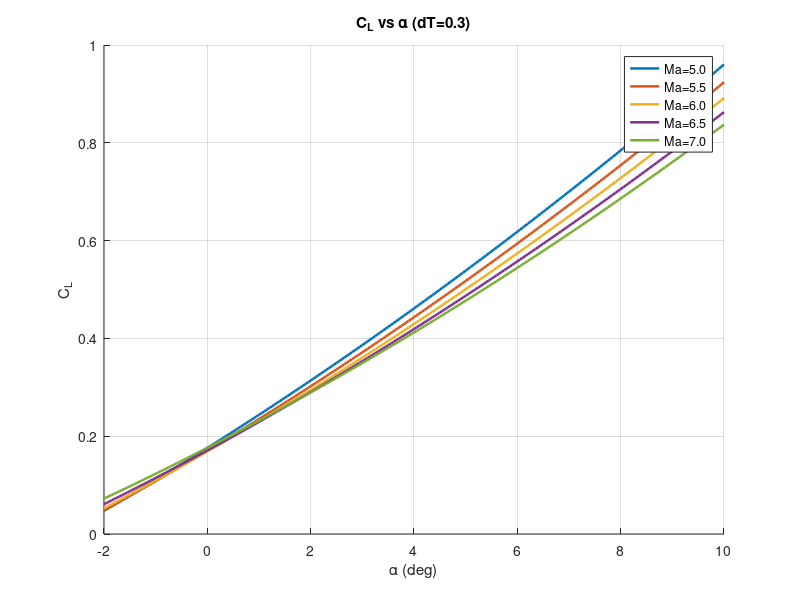
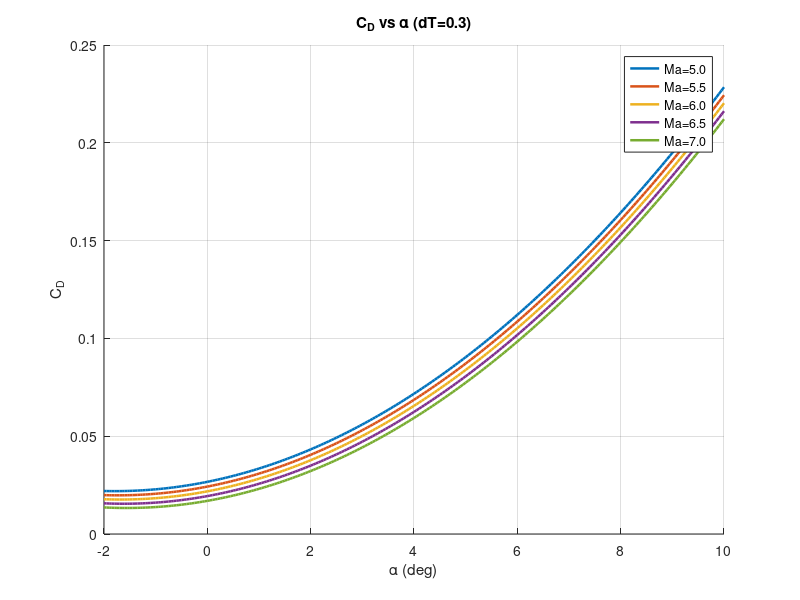
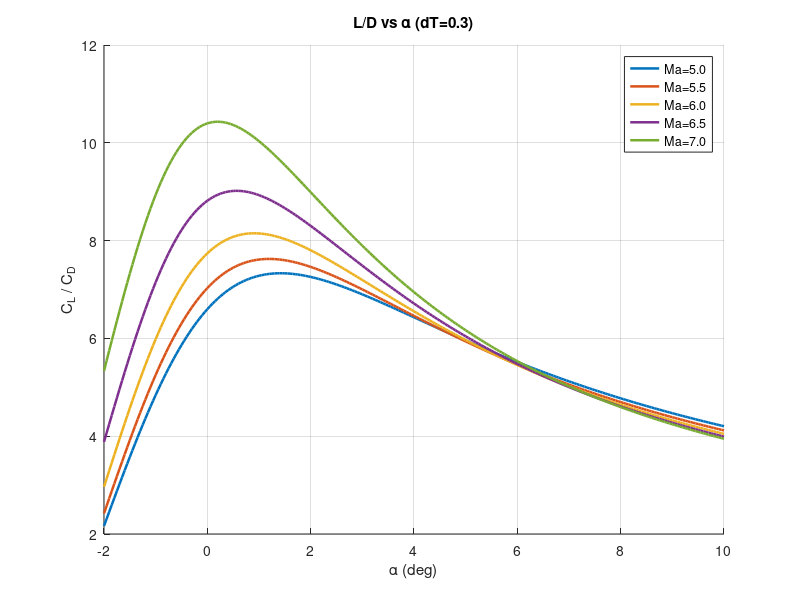
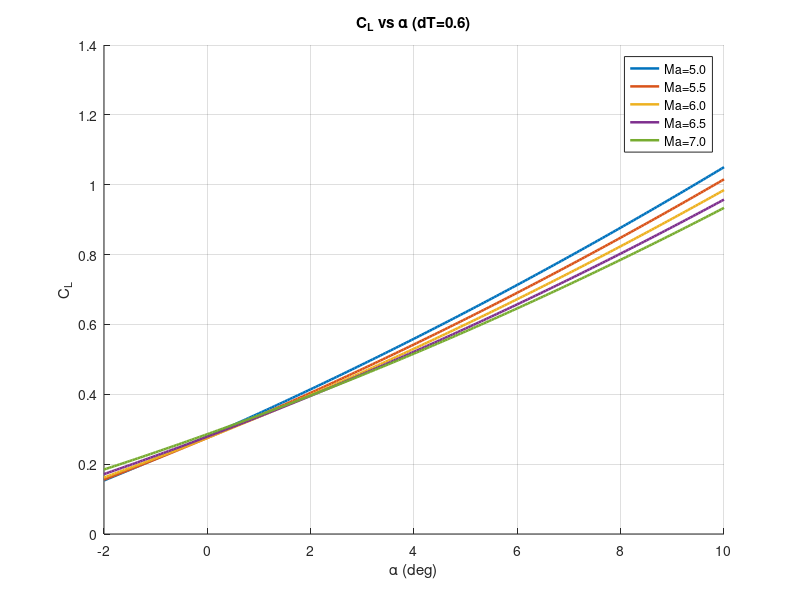

Write MATLAB code to recreate these figures, in order.
%% CL / CD / L-D / CT vs alpha
clear; clc; close all;

Ma_list = [5 5.5 6 6.5 7];
dT_list = [0.3 0.6 0.8];

adeg = (-2:0.05:10)';   % deg
alpha_label = '\alpha (deg)';

C = lines(numel(Ma_list));
legtxt = arrayfun(@(m) sprintf('Ma=%.1f', m), Ma_list, 'UniformOutput', false);

% ---- Store results for all dT: (alpha, Ma, dT) ----
CL_all = zeros(numel(adeg), numel(Ma_list), numel(dT_list));
CD_all = zeros(numel(adeg), numel(Ma_list), numel(dT_list));
LD_all = zeros(numel(adeg), numel(Ma_list), numel(dT_list));

for k = 1:numel(dT_list)
    dT = dT_list(k);

    for i = 1:numel(Ma_list)
        Ma = Ma_list(i);

        % CLa(Ma, alpha)
        CLa = 0.1498 ...
            - 0.02751 * Ma ...
            + 0.07235 * adeg ...
            - 0.003368 * adeg * Ma ...
            + 0.002343 * Ma.^2 ...
            + 0.001185 * adeg.^2;

        % C_Le = C_Le(Ma, alpha, delta_T)
        CLe = 0.7215 ...
            + 0.02635  * adeg ...
            + 0.1147   * Ma ...
            - 0.002795 * Ma * adeg ...
            - 0.5782   * sqrt(Ma) ...
            + 0.2894   * dT ...
            - 0.004363 * adeg * dT ...
            + 0.01083  * Ma * dT;

        % CDa(Ma, alpha)
        CDa = 0.05099 ...
            - 0.004863 * Ma ...
            + 0.002967 * adeg ...
            + 0.001364 * adeg.^2;

        % C_De = C_De(Ma, alpha, delta_T)
        CDe = 0.002339 * adeg ...
            + 0.00012182 * adeg.^2 ...
            - 0.00033126 * Ma * adeg ...
            + 0.005557 * adeg * dT;

        CL = CLa + CLe;
        CD = CDa + CDe;

        CL_all(:, i, k) = CL;
        CD_all(:, i, k) = CD;
        LD_all(:, i, k) = CL ./ CD;
    end

    %% -------- Figure: CL (per dT) --------
    figure('Name', sprintf('CL vs alpha (dT=%.1f)', dT)); hold on; grid on;
    for i = 1:numel(Ma_list)
        plot(adeg, CL_all(:,i,k), 'LineWidth', 1.8, 'Color', C(i,:));
    end
    xlabel(alpha_label); ylabel('C_L');
    title(sprintf('C_L vs \\alpha (dT=%.1f)', dT));
    legend(legtxt, 'Location','best');

    %% -------- Figure: CD (per dT) --------
    figure('Name', sprintf('CD vs alpha (dT=%.1f)', dT)); hold on; grid on;
    for i = 1:numel(Ma_list)
        plot(adeg, CD_all(:,i,k), 'LineWidth', 1.8, 'Color', C(i,:));
    end
    xlabel(alpha_label); ylabel('C_D');
    title(sprintf('C_D vs \\alpha (dT=%.1f)', dT));
    legend(legtxt, 'Location','best');

    %% -------- Figure: L/D (per dT) --------
    figure('Name', sprintf('L-D vs alpha (dT=%.1f)', dT)); hold on; grid on;
    for i = 1:numel(Ma_list)
        plot(adeg, LD_all(:,i,k), 'LineWidth', 1.8, 'Color', C(i,:));
    end
    xlabel(alpha_label); ylabel('C_L / C_D');
    title(sprintf('L/D vs \\alpha (dT=%.1f)', dT));
    legend(legtxt, 'Location','best');
end


%% -------- Figures: CT (separate for each dT) --------
for k = 1:numel(dT_list)
    dT = dT_list(k);

    CT_all = zeros(numel(adeg), numel(Ma_list));

    for i = 1:numel(Ma_list)
        Ma = Ma_list(i);

        % CTc(Ma, alpha, dT)
        CTc =  0.1029      * dT ...
            - 0.02022     * Ma * dT ...
            - 0.001757    * adeg  * dT ...
            + 0.000088233 * adeg.^2 * dT ...
            + 0.001221    * Ma.^2 .* dT;

        % CTn(Ma, alpha, dT)
        CTn =  0.03791 ...
            + 0.005176   * adeg ...
            - 0.01235    * Ma ...
            - 0.00054887 * Ma * adeg ...
            + 0.00096897 * Ma.^2 ...
            + 0.05627    * dT ...
            - 0.00077467 * (adeg * dT) ...
            + 0.002103   * Ma  * dT;

        CT_all(:,i) = CTc + CTn;
    end

    figure('Name', sprintf('CT vs alpha (dT=%.1f)', dT)); hold on; grid on;
    for i = 1:numel(Ma_list)
        plot(adeg, CT_all(:,i), 'LineWidth', 1.8, 'Color', C(i,:));
    end
    xlabel(alpha_label); ylabel('C_T');
    title(sprintf('C_T vs \\alpha (dT=%.1f)', dT));
    legend(legtxt, 'Location','best');
end


%% -------- Figure: CT vs dT at fixed alpha=0 deg --------
alpha0 = 4;                 % fixed alpha (deg)
dT_sweep = (0.6:0.01:1)';     % dT range, adjust if needed

CT_dT = zeros(numel(dT_sweep), numel(Ma_list));

for i = 1:numel(Ma_list)
    Ma = Ma_list(i);

    % CTc(Ma, alpha0, dT)
    CTc =  0.1029      .* dT_sweep ...
        - 0.02022     .* Ma .* dT_sweep ...
        - 0.001757    .* alpha0 .* dT_sweep ...
        + 0.000088233 .* alpha0.^2 .* dT_sweep ...
        + 0.001221    .* Ma.^2 .* dT_sweep;

    % CTn(Ma, alpha0, dT)
    CTn =  0.03791 ...
        + 0.005176   .* alpha0 ...
        - 0.01235    .* Ma ...
        - 0.00054887 .* Ma .* alpha0 ...
        + 0.00096897 .* Ma.^2 ...
        + 0.05627    .* dT_sweep ...
        - 0.00077467 .* (alpha0 .* dT_sweep) ...
        + 0.002103   .* Ma .* dT_sweep;

    CT_dT(:, i) = CTc + CTn;
end

figure('Name', sprintf('CT vs dT (alpha=%.1f deg)', alpha0)); hold on; grid on;
for i = 1:numel(Ma_list)
    plot(dT_sweep, CT_dT(:,i), 'LineWidth', 1.8, 'Color', C(i,:));
end
xlabel('dT'); ylabel('C_T');
title(sprintf('C_T vs dT at \\alpha = %.1f^\\circ', alpha0));
legend(legtxt, 'Location','best');
